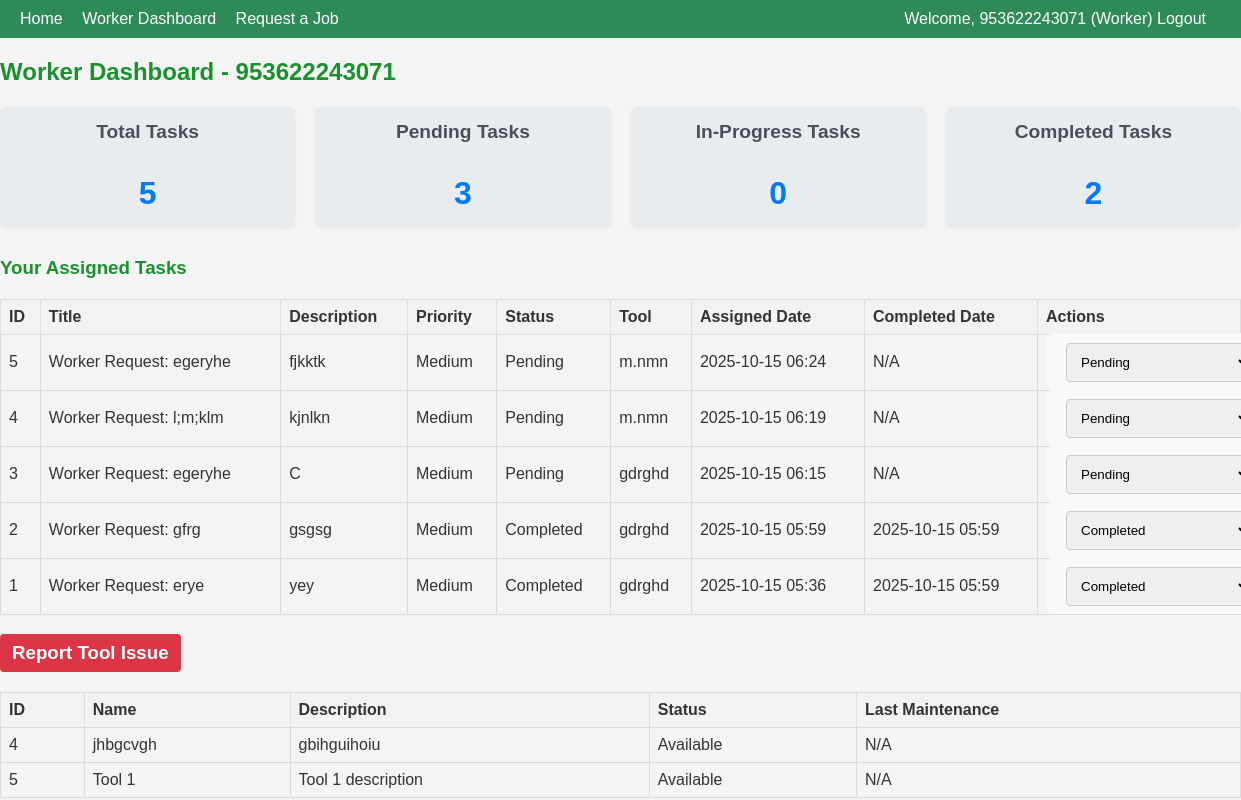
Screenshot of /worker/dashboard (signed in) with the database file from the repository.
### models.py (models this page shows, shortened)
class User(UserMixin, db.Model):
    id = db.Column(db.Integer, primary_key=True)
    username = db.Column(db.String(20), unique=True, nullable=False)
    email = db.Column(db.String(120), unique=True, nullable=False)
    password_hash = db.Column(db.String(128), nullable=False)
    role = db.Column(db.String(10), nullable=False, default='worker') # 'owner' or 'worker'
    tasks = db.relationship('Task', backref='assignee', lazy=True)
    reported_issues = db.relationship('ToolIssue', backref='reporter', lazy=True)
    job_requests = db.relationship('JobRequest', backref='requester', lazy=True) # Requester of the job request

class Task(db.Model):
    id = db.Column(db.Integer, primary_key=True)
    title = db.Column(db.String(100), nullable=False)
    description = db.Column(db.Text, nullable=True)
    priority = db.Column(db.String(20), nullable=False, default='Medium') # Low, Medium, High
    status = db.Column(db.String(20), nullable=False, default='Pending') # Pending, In-Progress, Completed
    assigned_date = db.Column(db.DateTime, nullable=False, default=datetime.utcnow)
    completed_date = db.Column(db.DateTime, nullable=True)
    worker_id = db.Column(db.Integer, db.ForeignKey('user.id'), nullable=False)
    tool_id = db.Column(db.Integer, db.ForeignKey('tool.id'), nullable=True) # Task might not require a specific tool

class Tool(db.Model):
    id = db.Column(db.Integer, primary_key=True)
    name = db.Column(db.String(100), nullable=False)
    description = db.Column(db.Text, nullable=True)
    status = db.Column(db.String(20), nullable=False, default='Available') # Available, In-Use, Maintenance
    last_maintenance = db.Column(db.DateTime, nullable=True)
    tasks = db.relationship('Task', backref='tool', lazy=True)
    issues = db.relationship('ToolIssue', backref='tool_affected', lazy=True)
    job_requests = db.relationship('JobRequest', backref='tool', lazy=True)

### app.py (the view)
@app.route('/worker/dashboard')
@worker_required
def worker_dashboard():
    assigned_tasks = Task.query.filter_by(worker_id=current_user.id).order_by(Task.assigned_date.desc()).all()
    available_tools = Tool.query.filter_by(status='Available').all()
    your_job_requests = JobRequest.query.filter_by(worker_id=current_user.id).order_by(JobRequest.requested_date.desc()).all() # Worker's own job requests
    total_tasks = len(assigned_tasks)
    pending_tasks = len([task for task in assigned_tasks if task.status == 'Pending'])
    in_progress_tasks = len([task for task in assigned_tasks if task.status == 'In-Progress'])
    completed_tasks = len([task for task in assigned_tasks if task.status == 'Completed'])
    task_forms = {}
    for task in assigned_tasks:
        form = UpdateTaskStatusForm(obj=task)
        task_forms[task.id] = form
    return render_template('worker/dashboard.html',
                           assigned_tasks=assigned_tasks,
                           available_tools=available_tools,
                           your_job_requests=your_job_requests, # Pass worker's own job requests
                           total_tasks=total_tasks,
                           pending_tasks=pending_tasks,
                           in_progress_tasks=in_progress_tasks,
                           completed_tasks=completed_tasks,
                           task_forms=task_forms)

### forms.py
class UpdateTaskStatusForm(FlaskForm):
    status = SelectField('Status', choices=[('Pending', 'Pending'), ('In-Progress', 'In-Progress'), ('Completed', 'Completed')], validators=[DataRequired()])
    submit = SubmitField('Update Status')

### app.py (called while the page is built)
@login_manager.user_loader
def load_user(user_id):
    return User.query.get(int(user_id))

### templates/worker/dashboard.html (shortened to what this page needs)
{% extends "base.html" %}
{% block content %}
    <h2>Worker Dashboard - {{ current_user.username }}</h2>
    <div class="dashboard-stats">
        <div class="stat-card">
            <h3>Total Tasks</h3>
            <p>{{ total_tasks }}</p>
        </div>
        <div class="stat-card">
            <h3>Pending Tasks</h3>
            <p>{{ pending_tasks }}</p>
        </div>
        <div class="stat-card">
            <h3>In-Progress Tasks</h3>
            <p>{{ in_progress_tasks }}</p>
        </div>
        <div class="stat-card">
            <h3>Completed Tasks</h3>
            <p>{{ completed_tasks }}</p>
        </div>
    </div>
    <h3>Your Assigned Tasks</h3>
    <table>
        <thead>
            <tr>
                <th>ID</th>
                <th>Title</th>
                <th>Description</th>
                <th>Priority</th>
                <th>Status</th>
                <th>Tool</th>
                <th>Assigned Date</th>
                <th>Completed Date</th>
                <th>Actions</th>
            </tr>
        </thead>
        <tbody>
            {% for task in assigned_tasks %}
            <tr>
                <td>{{ task.id }}</td>
                <td>{{ task.title }}</td>
                <td>{{ task.description }}</td>
                <td>{{ task.priority }}</td>
                <td>{{ task.status }}</td>
                <td>{{ task.tool.name if task.tool else 'N/A' }}</td>
                <td>{{ task.assigned_date.strftime('%Y-%m-%d %H:%M') }}</td>
                <td>{{ task.completed_date.strftime('%Y-%m-%d %H:%M') if task.completed_date else 'N/A' }}</td>
                <td>
                    {% set form = task_forms[task.id] %}
                    <form action="{{ url_for('update_task', task_id=task.id) }}" method="POST" style="display:inline;">
                        {{ form.status(onchange="this.form.submit()") }}
                    </form>
                </td>
            </tr>
            {% endfor %}
        </tbody>
    </table>
    <h3><a href="{{ url_for('report_issue') }}" class="btn btn-danger">Report Tool Issue</a></h3>
    <table>
        <thead>
            <tr>
                <th>ID</th>
                <th>Name</th>
                <th>Description</th>
                <th>Status</th>
                <th>Last Maintenance</th>
            </tr>
        </thead>
        <tbody>
            {% for tool in available_tools %}
            <tr>
                <td>{{ tool.id }}</td>
                <td>{{ tool.name }}</td>
                <td>{{ tool.description }}</td>
                <td>{{ tool.status }}</td>
                <td>{{ tool.last_maintenance.strftime('%Y-%m-%d') if tool.last_maintenance else 'N/A' }}</td>
            </tr>
            {% endfor %}
        </tbody>
    </table>
{% endblock %}

### templates/base.html (shortened to what this page needs)
<!DOCTYPE html>
<html lang="en">
<head>
    <link rel="stylesheet" href="{{ url_for('static', filename='css/style.css') }}">
</head>
<body>
    <nav class="navbar">
        <div>
            <a href="{{ url_for('home') }}">Home</a>
            {% if current_user.is_authenticated %}
                {% if current_user.role == 'owner' %}
                    <a href="{{ url_for('owner_dashboard') }}">Owner Dashboard</a>
                {% elif current_user.role == 'worker' %}
                    <a href="{{ url_for('worker_dashboard') }}">Worker Dashboard</a>
                    <a href="{{ url_for('request_job') }}">Request a Job</a>
                {% endif %}
            {% endif %}
        </div>
        <div>
            {% if current_user.is_authenticated %}
                <span>Welcome, {{ current_user.username }} ({{ current_user.role | capitalize }})</span>
                <a href="{{ url_for('logout') }}">Logout</a>
            {% else %}
                <a href="{{ url_for('login') }}">Login</a>
                <a href="{{ url_for('register') }}">Register</a>
            {% endif %}
        </div>
    </nav>
    <div class="container">
        {% block content %}{% endblock %}
    </div>
</body>
</html>

### static/css/style.css (style rules this page uses)
body { font-family: Arial, sans-serif; margin: 0; padding: 0; background-color: #f4f4f4; color: #333; }
h1, h2, h3 { color: #17922c; }
.navbar { background-color: #2e8b57; color: white; padding: 10px 20px; display: flex; justify-content: space-between; align-items: center; }
.navbar a { color: white; text-decoration: none; margin-right: 15px; }
form { background-color: #f9f9f9; padding: 20px; border-radius: 8px; margin-top: 20px; }
form input[type="text"], form input[type="email"], form input[type="password"], form select, form textarea, form input[type="date"] { width: 100%; padding: 10px; border: 1px solid #ccc; border-radius: 4px; box-sizing: border-box; }
table { width: 100%; border-collapse: collapse; margin-top: 20px; }
table th, table td { border: 1px solid #ddd; padding: 8px; text-align: left; }
table th { background-color: #f2f2f2; }
.btn { display: inline-block; padding: 8px 12px; margin-right: 5px; border-radius: 4px; text-decoration: none; color: white; background-color: #007bff; border: none; cursor: pointer; }
.btn-danger { background-color: #dc3545; }
.dashboard-stats { display: grid; grid-template-columns: repeat(auto-fit, minmax(200px, 1fr)); gap: 20px; margin-bottom: 30px; }
.stat-card { background-color: #e9ecef; padding: 15px; border-radius: 8px; text-align: center; box-shadow: 0 2px 4px rgba(0,0,0,0.05); }
.stat-card h3 { margin-top: 0; color: #495057; font-size: 1.2em; }
.stat-card p { font-size: 2em; font-weight: bold; color: #007bff; margin-bottom: 0; }

### rows the page displays
User: username "953622243071", role "Worker"
Task: id "5", title "Worker Request: egeryhe", description "fjkktk", priority "Medium", status "Pending", tool "m.nmn", assigned_date "2025-10-15 06:24", completed_date "N/A"
Task: id "4", title "Worker Request: l;m;klm", description "kjnlkn", priority "Medium", status "Pending", tool "m.nmn", assigned_date "2025-10-15 06:19", completed_date "N/A"
Task: id "3", title "Worker Request: egeryhe", description "C", priority "Medium", status "Pending", tool "gdrghd", assigned_date "2025-10-15 06:15", completed_date "N/A"
Task: id "2", title "Worker Request: gfrg", description "gsgsg", priority "Medium", status "Completed", tool "gdrghd", assigned_date "2025-10-15 05:59", completed_date "2025-10-15 05:59"
Task: id "1", title "Worker Request: erye", description "yey", priority "Medium", status "Completed", tool "gdrghd", assigned_date "2025-10-15 05:36", completed_date "2025-10-15 05:59"
Tool: id "4", name "jhbgcvgh", description "gbihguihoiu", status "Available", last_maintenance "N/A"
Tool: id "5", name "Tool 1", description "Tool 1 description", status "Available", last_maintenance "N/A"

### other values shown
{{ total_tasks }} "5"
{{ pending_tasks }} "3"
{{ in_progress_tasks }} "0"
{{ completed_tasks }} "2"
